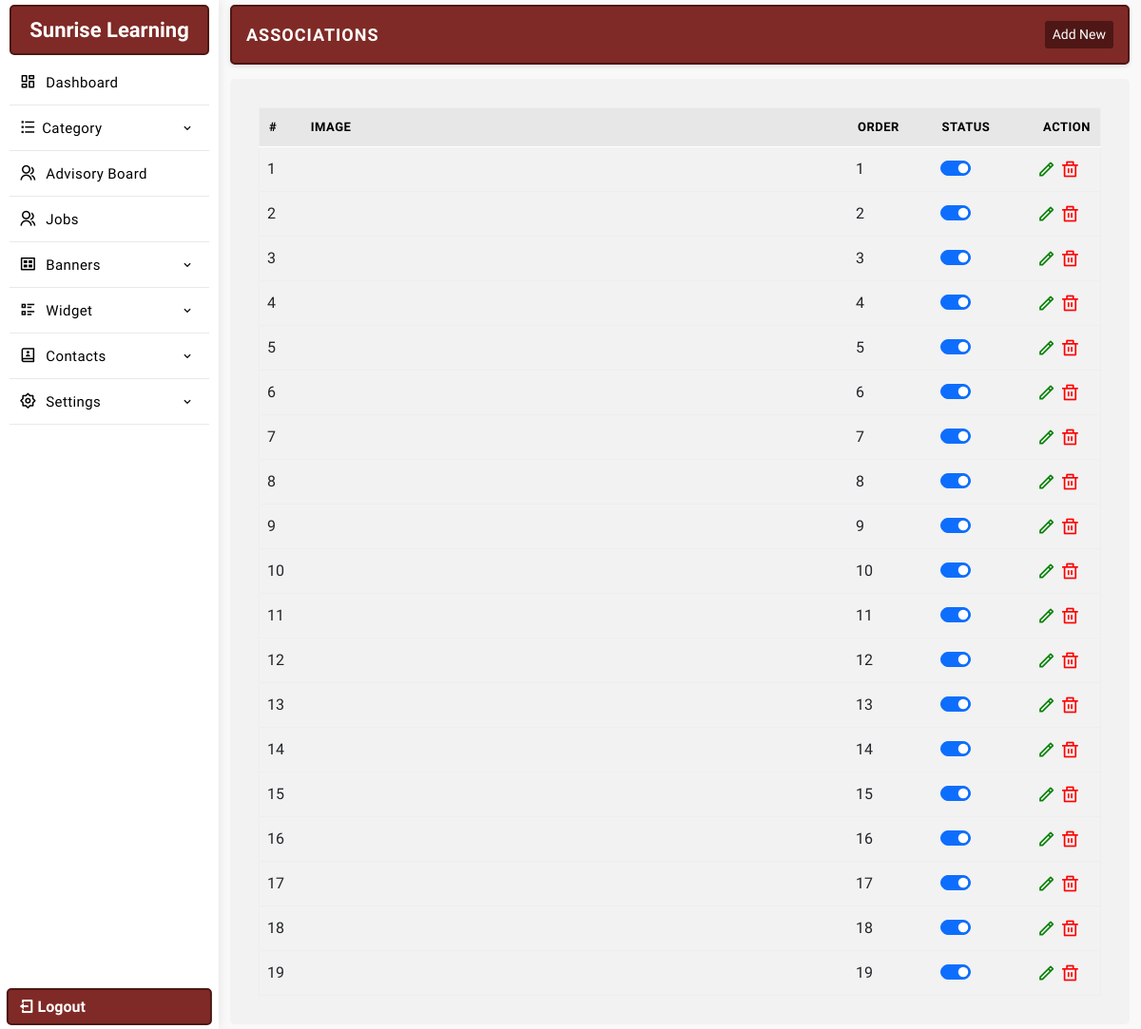
Page /manager/associations.php (signed in) on the committed database.
### tables this page shows
CREATE TABLE `settings` (
  `id` int(11) NOT NULL,
  `web_name` varchar(255) NOT NULL,
  `email_id` varchar(255) NOT NULL,
  `alternate_email_id` varchar(255) NOT NULL,
  `contact_no` varchar(255) NOT NULL,
  `alternate_no` varchar(255) NOT NULL,
  `whatsapp_no` varchar(255) NOT NULL,
  `address` text NOT NULL,
  `youtubelink` varchar(255) NOT NULL,
  `map_iframe` longtext NOT NULL,
  `facebook` varchar(255) NOT NULL,
  `youtube` varchar(255) NOT NULL,
  `instagram` varchar(255) NOT NULL,
  `twitter` varchar(255) NOT NULL,
  `linkedin` varchar(255) NOT NULL,
  `logo` varchar(255) NOT NULL,
  `meta_title` varchar(255) NOT NULL,
  `meta_keywords` varchar(255) NOT NULL,
  `meta_desc` text NOT NULL,
  `smart_classroom_desc` text DEFAULT NULL,
  `smart_classroom_text` varchar(255) DEFAULT '1st Smart Classroom',
  `brochure_file` varchar(500) DEFAULT '',
  `footerdesc` text NOT NULL,
  `googletag` text NOT NULL,
  `headercenterline` varchar(255) NOT NULL
);

CREATE TABLE `associations` (
  `id` int(11) NOT NULL,
  `file` varchar(255) NOT NULL,
  `status` int(11) NOT NULL,
  `order` int(11) NOT NULL
);

### manager/database/db.php (called while the page is built, shortened)
<?php session_start();
$con = mysqli_connect( DB_HOST, DB_USER, DB_PASSWORD, DB_NAME);
$sqlsetting = mysqli_query($con,"SELECT * FROM `settings`");
$rwlinks = mysqli_fetch_array($sqlsetting);
$websitename = $rwlinks['web_name'];
?>

### manager/config.php (called while the page is built)
<?php include 'database/db.php'; ?>

### manager/associations.php (the view, shortened to what this page needs)
<?php include 'config.php';
	$title = 'Associations';
	include 'include/header.php';
	include 'include/sidebar.php';
 ?>
<section class="main-dashboard">
<div class="container-fluid">
<div class="row">
<div class="col-md-12">
	<div class="page-title">
		<div class="title">
			<h3><?=$title;?></h3>
		</div>
		<div class="createbtn">
			<a href="createassociation.php"> Add New</a>
		</div>
	</div>
</div>
<div class="col-md-12">
	<div class="page-content">
		<table class="table table-hover" id="myTable">
			<thead>
				<tr>
					<th width="5%">#</th>
					<th>Image</th>
					<th width="10%">Order</th>
					<th width="10%">Status</th>
					<th width="10%" class="text-end">Action</th>
				</tr>
			</thead>
			<tbody>
			<?php
				$sqltc  = mysqli_query($con, "SELECT * FROM associations ORDER BY id ASC");
				if(mysqli_num_rows($sqltc)){
					$serial = 1;
					while($rwtc = mysqli_fetch_assoc($sqltc )){
						$tcid = $rwtc['id'];
			 ?>
				<tr id='remove<?php echo $tcid; ?>'>
					<td><?php echo $serial; ?></td>
					<td><img src="<?=$path.$rwtc['file']; ?>" alt="<?=$rwtc['title'];?>" style="width: 100px;"></td>
					<td><?=$rwtc['order'];?></td>
					<td>
					<div class="form-check form-switch">
							<?php $checked = $rwtc['status']==1 ? "checked" : ""; ?>
						  <input class="form-check-input" type="checkbox" data-table="associations" ide="<?=$rwtc['id'];?>" <?=$checked;?>>
						</div>
					</td>
					<td class="text-center">
						<a href="updateassociation.php?id=<?=$tcid; ?>" class="editbtn ri-pencil-line" ></a>
						<a href="javascript:"  ide="<?=$tcid; ?>" class='delbtn ri-delete-bin-line' ></a>
					</td>
				</tr>
		<?php $serial++; }} ?>
			</tbody>
		</table>
	</div>
</div>
</div>
</div>
</section>
<?php
	include "include/footer.php";
?>

### manager/include/sidebar.php (shortened to what this page needs)
<aside class="sidebar-menu-dashboard">
<div class="logo-n-toggle">
	<a href="dashboard.php"><?=$websitename;?></a>
</div>
<nav class="menu">
<ul class="aside-menu">
<li class="menu-item ">
	<a href="dashboard.php" class="menu-link">
	<span class="link-text"><i class="ri-dashboard-line"></i> Dashboard</span>
	</a>
</li>
<li class="menu-item has-submenu">
	<a href="javascript:" class="menu-link" id="parent-menu">
	<span class="link-text"><i class="ri-list-check"></i>Category</span>
	<i class='bx bx-chevron-down'></i>
	</a>
</li>
<li class="menu-item ">
	<a href="advisoryboard.php" class="menu-link">
	<span class="link-text"><i class="ri-group-line"></i> Advisory Board</span>
	</a>
</li>
<li class="menu-item ">
	<a href="jobs.php" class="menu-link">
	<span class="link-text"><i class="ri-group-line"></i> Jobs</span>
	</a>
</li>
<li class="menu-item has-submenu">
<a href="javascript:" class="menu-link orders" id="parent-menu">
<span class="link-text"><i class="ri-gallery-view"></i> Banners</span>
<i class='bx bx-chevron-down'></i>
</a>
</li>
<li class="menu-item has-submenu">
<a href="javascript:" class="menu-link" id="parent-menu">
<div>
<span class="link-text"><i class="ri-list-check-2"></i> Widget</span>
</div>
<i class='bx bx-chevron-down'></i>
</a>
</li>
<li class="menu-item has-submenu">
<a href="javascript:" class="menu-link orders" id="parent-menu">
<div>
<span class="link-text"><i class="ri-contacts-book-2-line"></i> Contacts</span>
</div>
<i class='bx bx-chevron-down'></i>
</a>
</li>
<li class="menu-item has-submenu">
<a href="javascript:" class="menu-link orders" id="parent-menu">
<div>
<span class="link-text"><i class="ri-settings-2-line"></i> Settings</span>
</div>
<i class='bx bx-chevron-down'></i>
</a>
</li>
</ul>
</nav>
<a href="logout.php" class="logout-fixed"><i class="ri-logout-box-line"></i> Logout</a>
</aside>

### manager/css/style.css (style rules this page uses)
* { margin: 0; padding: 0; box-sizing: border-box; font-family: "Public Sans", sans-serif; }
:root { --text1-color: #a7a7a7; --primary-color: #7F2A26; --secondary-color: #4e1715; }
table { margin: 0 !important;border: 1px solid #eee !important; }
table thead { background: #e7e7e7;border-bottom: 1px solid #fff;color: #fff; }
table thead tr th { font-weight: 600 !important;font-size: 13px;border-bottom: 0 !important;padding: 10px !important;color: #000;text-transform: uppercase;letter-spacing: .5px; }
tr td { vertical-align: middle; }
p,h1,h2,h3,h4,h5,h6 { margin: 0; }
a { text-decoration: none; color: #000; }
ul { list-style: none; padding: 0; margin: 0; }
.addimage, .editbtn,.delbtn { font-size: 20px; }
.editbtn { color: green; }
.delbtn { color: red; }
aside { width: 230px; height: 100vh; transition: all .4s linear; float: left; box-shadow: 1px 0 10px rgb(0 0 0 / 8%); position: relative; padding: 5px 10px; }
.logo-n-toggle { display: flex; justify-content: center; align-items: center; padding: 8px 10px; border: 2px solid var(--secondary-color); border-radius: 5px; background: var(--primary-color); }
.logo-n-toggle a { display: block; transition: display .4s linear; color: #fff; text-align: center; font-weight: 800; font-size: 22px; }
.logo-n-toggle a:before, .logo-n-toggle a:after { width: 12px; height: 12px; display: inline-block; border: 4px solid var(--primary-color); border-radius: 50%; margin: 0 5px; }
.logout-fixed { position: absolute; bottom: 4px; left: 50%; padding: 5px 10px; width: 94%; color: #fff; margin: auto; transform: translateX(-50%); border-radius: 5px; border: 2px solid var(--secondary-color); font-weight: 600; background: var(--primary-color); transition: .3s linear; }
.page-title { padding: 15px; border-radius: 5px; border: 2px solid var(--secondary-color); display: flex; align-items: center; justify-content: space-between; margin-bottom: 15px; box-shadow: 0 .125rem .25rem rgba(165,163,174,.3); background: #fff; background: var(--primary-color); }
.page-title .title h3 { font-size: 18px; color: #fff; text-transform: uppercase; font-weight: 700; letter-spacing: 1px; }
.page-title .createbtn { display: flex; align-items: center; gap: 10px; }
.page-title .createbtn a { font-size: 14px; display: flex; align-items: center; justify-content: center; border-radius: 3px; padding: 4px 8px; font-weight: 500; background: var(--secondary-color); color: #fff; transition: .3s ease; }
.page-content { background: #fff;padding: 30px;border-radius: 5px;background: #f2f2f2; }
aside .menu { height: 88%; overflow: auto; padding: 5px 0; }
.aside-menu .menu-item { transition: all .2s linear; position: relative; }
.aside-menu .menu-item > .menu-link { text-decoration: none; display: block; padding: 10px 10px; display: flex; justify-content: space-between; align-items: center; white-space: nowrap; border-bottom: 1px solid #e9e9e9; }
.aside-menu .menu-item > .menu-link i { color: #000; font-size: 18px; margin-right: 5px; display: inline-block; }
.aside-menu .menu-item > .menu-link .bx-chevron-down, .aside-menu .menu-item > .menu-link .link-text { transition: all .2s linear; color: #000; font-size: 15px; letter-spacing: 0.4px; font-weight: 400; }
.aside-menu .menu-item > .menu-link span::after { content: ""; font-family: FontAwesome; }
section.main-dashboard { float: left; width: calc(100% - 230px); transition: all .4s linear; overflow: auto; height: 100vh; padding: 5px 0; background: #f9f9f9; }

### rows in the picture
settings: web_name "Sunrise Learning"
associations: order "1"
associations: order "2"
associations: order "3"
associations: order "4"
associations: order "5"
associations: order "6"
associations: order "7"
associations: order "8"
associations: order "9"
associations: order "10"
associations: order "11"
associations: order "12"
associations: order "13"
associations: order "14"
associations: order "15"
associations: order "16"
associations: order "17"
associations: order "18"
associations: order "19"

### other values in the picture
$title "ASSOCIATIONS"
